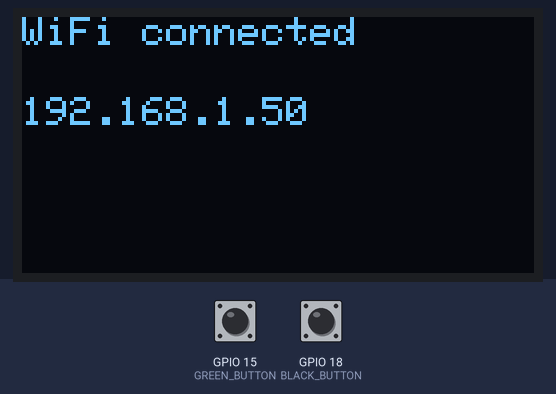
This sketch was run on a simulated ESP32. On the bench: 128×64 one-colour display. Inputs (shaded band) come from the test bench; at power-on: GPIO 15 (GREEN_BUTTON) HIGH, GPIO 18 (BLACK_BUTTON) HIGH. WiFi joins after 1.5 s; servers stay silent unless stated; no MQTT or app messages arrive unless stated; what the sketch prints to the serial monitor is not drawn. At 15.2 s the program stops and its outputs stay as they are.

Above: at 5.0 s.
At 10.1 s:
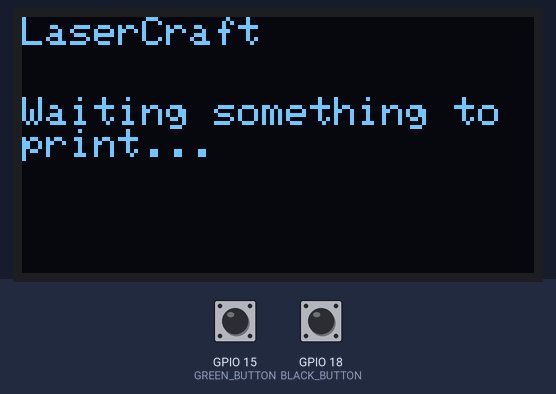
10.2 s: GPIO 15 (GREEN_BUTTON) pulled LOW for 0.15 s
At 10.9 s:
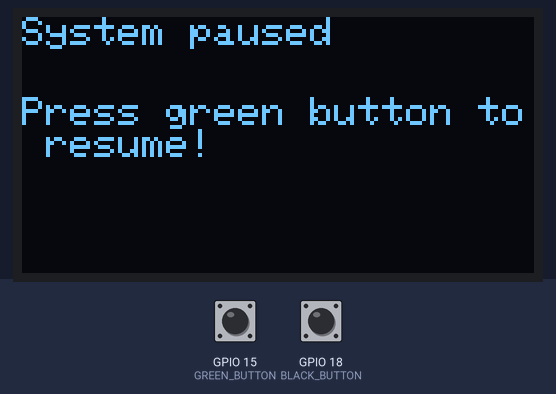
11.8 s: GPIO 15 (GREEN_BUTTON) pulled LOW for 1 s
At 12.7 s:
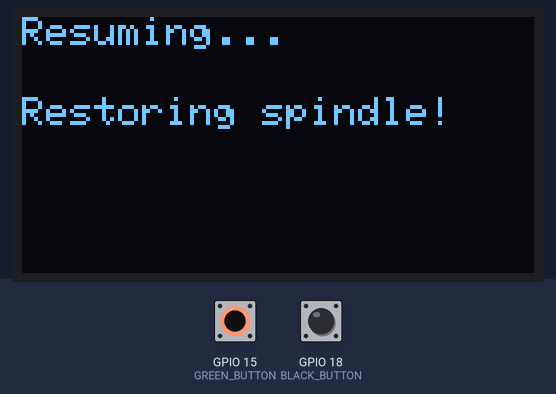
15.0 s: GPIO 18 (BLACK_BUTTON) pulled LOW for 1 s
At 16.2 s:
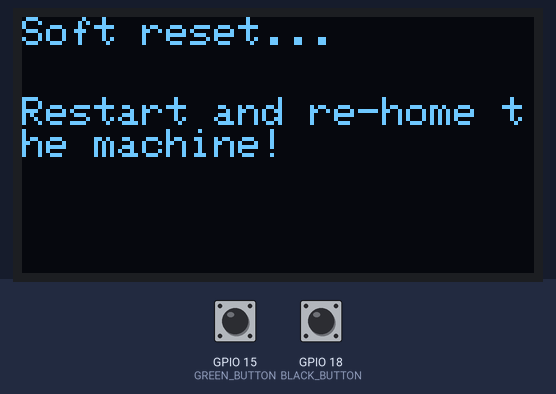
Timing chart, 0 to 16.7 s (numbered marks = the images above; inputs shaded):
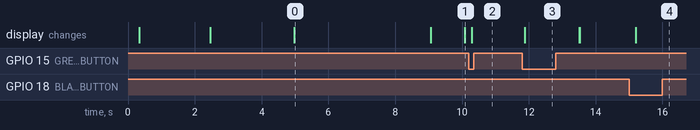

Measured:
- after the input at 10.2 s, the display: changes after 0.09 s (image 2)
- after the input at 11.8 s, the display: changes after 0.08 s (image 3)
- after the input at 15.0 s, the display: changes after 0.20 s (image 4)
- what the display in image 0 shows lasts 4.1 s, from 5.0 s to 9.1 s

The sketch:

main.ino
```cpp
#include <WiFiClientSecure.h>
#include <Adafruit_SSD1306.h>
#include <PubSubClient.h>
#include <Adafruit_GFX.h>
#include <ezButton.h>
#include <WiFi.h>
#include <Wire.h>

#define RX 16
#define TX 17
#define BLACK_BUTTON 18
#define GREEN_BUTTON 15
#define BAUD_RATE 115200
#define SCREEN_WIDTH 128
#define SCREEN_HEIGHT 64
#define DEBOUNCE_TIME 50
#define DISPLAY_ADDR 0x3C

// WiFi credentials
const char* ssid = "";
const char* password = "";

// MQTT Broker details
const int mqtt_port = 0;
const char* mqtt_topic = "";
const char* mqtt_server = "";
const char* mqtt_password = "";
const char* mqtt_username = "";
const char* mqtt_next_chunk_topic = "";
const char* mqtt_next_chunk_message = "";
static const char *root_ca PROGMEM = R"EOF(
-----BEGIN CERTIFICATE-----
MIIFazCCA1OgAwIBAgIRAIIQz7DSQONZRGPgu2OCiwAwDQYJKoZIhvcNAQELBQAw
TzELMAkGA1UEBhMCVVMxKTAnBgNVBAoTIEludGVybmV0IFNlY3VyaXR5IFJlc2Vh
cmNoIEdyb3VwMRUwEwYDVQQDEwxJU1JHIFJvb3QgWDEwHhcNMTUwNjA0MTEwNDM4
WhcNMzUwNjA0MTEwNDM4WjBPMQswCQYDVQQGEwJVUzEpMCcGA1UEChMgSW50ZXJu
ZXQgU2VjdXJpdHkgUmVzZWFyY2ggR3JvdXAxFTATBgNVBAMTDElTUkcgUm9vdCBY
MTCCAiIwDQYJKoZIhvcNAQEBBQADggIPADCCAgoCggIBAK3oJHP0FDfzm54rVygc
h77ct984kIxuPOZXoHj3dcKi/vVqbvYATyjb3miGbESTtrFj/RQSa78f0uoxmyF+
0TM8ukj13Xnfs7j/EvEhmkvBioZxaUpmZmyPfjxwv60pIgbz5MDmgK7iS4+3mX6U
A5/TR5d8mUgjU+g4rk8Kb4Mu0UlXjIB0ttov0DiNewNwIRt18jA8+o+u3dpjq+sW
T8KOEUt+zwvo/7V3LvSye0rgTBIlDHCNAymg4VMk7BPZ7hm/ELNKjD+Jo2FR3qyH
B5T0Y3HsLuJvW5iB4YlcNHlsdu87kGJ55tukmi8mxdAQ4Q7e2RCOFvu396j3x+UC
B5iPNgiV5+I3lg02dZ77DnKxHZu8A/lJBdiB3QW0KtZB6awBdpUKD9jf1b0SHzUv
KBds0pjBqAlkd25HN7rOrFleaJ1/ctaJxQZBKT5ZPt0m9STJEadao0xAH0ahmbWn
OlFuhjuefXKnEgV4We0+UXgVCwOPjdAvBbI+e0ocS3MFEvzG6uBQE3xDk3SzynTn
jh8BCNAw1FtxNrQHusEwMFxIt4I7mKZ9YIqioymCzLq9gwQbooMDQaHWBfEbwrbw
qHyGO0aoSCqI3Haadr8faqU9GY/rOPNk3sgrDQoo//fb4hVC1CLQJ13hef4Y53CI
rU7m2Ys6xt0nUW7/vGT1M0NPAgMBAAGjQjBAMA4GA1UdDwEB/wQEAwIBBjAPBgNV
HRMBAf8EBTADAQH/MB0GA1UdDgQWBBR5tFnme7bl5AFzgAiIyBpY9umbbjANBgkq
hkiG9w0BAQsFAAOCAgEAVR9YqbyyqFDQDLHYGmkgJykIrGF1XIpu+ILlaS/V9lZL
ubhzEFnTIZd+50xx+7LSYK05qAvqFyFWhfFQDlnrzuBZ6brJFe+GnY+EgPbk6ZGQ
3BebYhtF8GaV0nxvwuo77x/Py9auJ/GpsMiu/X1+mvoiBOv/2X/qkSsisRcOj/KK
NFtY2PwByVS5uCbMiogziUwthDyC3+6WVwW6LLv3xLfHTjuCvjHIInNzktHCgKQ5
ORAzI4JMPJ+GslWYHb4phowim57iaztXOoJwTdwJx4nLCgdNbOhdjsnvzqvHu7Ur
TkXWStAmzOVyyghqpZXjFaH3pO3JLF+l+/+sKAIuvtd7u+Nxe5AW0wdeRlN8NwdC
jNPElpzVmbUq4JUagEiuTDkHzsxHpFKVK7q4+63SM1N95R1NbdWhscdCb+ZAJzVc
oyi3B43njTOQ5yOf+1CceWxG1bQVs5ZufpsMljq4Ui0/1lvh+wjChP4kqKOJ2qxq
4RgqsahDYVvTH9w7jXbyLeiNdd8XM2w9U/t7y0Ff/9yi0GE44Za4rF2LN9d11TPA
mRGunUHBcnWEvgJBQl9nJEiU0Zsnvgc/ubhPgXRR4Xq37Z0j4r7g1SgEEzwxA57d
emyPxgcYxn/eR44/KJ4EBs+lVDR3veyJm+kXQ99b21/+jh5Xos1AnX5iItreGCc=
-----END CERTIFICATE-----
)EOF";

// Machine states
enum State {
  IDLE,
  WAITING_GCODE,
  PRINTING,
  DONE,
  PAUSED,
  FREEZE
};

// Global variables
String gcode;
int start_pos = 0;
State state = IDLE;
bool is_first_time = true;

// Objects
WiFiClientSecure espClient;
PubSubClient client(espClient);
ezButton black_button(BLACK_BUTTON);
ezButton green_button(GREEN_BUTTON);
Adafruit_SSD1306 display(SCREEN_WIDTH, SCREEN_HEIGHT, &Wire, -1);

// Functions
void feed_hold();
void reconnect();
void soft_reset();
void setup_wifi();
void wakeup_grbl();
void cycle_resume();
void setup_button();
void setup_serial();
void handle_states();
void setup_display();
void handle_buttons();
void setup_mqtt_client();
void get_next_gcode_chunk();
void display_print(String head, String msg);
void mqtt_callback(char* topic, byte* payload, unsigned int length);

// SETUP====================================
void setup() {
  setup_serial();
  setup_display();
  setup_wifi();
  setup_mqtt_client();
  setup_button();
  wakeup_grbl();
}

// LOOP=======================================
void loop() {
  // if (!client.connected()) {
    // reconnect();
  // }
  while(!client.connected()){
    reconnect();
  }
  handle_states();
  handle_buttons();
  client.loop();
}

// Functions==================================
void setup_wifi() {
  display_print("Connecting wifi...", ssid);
  delay(1000);
  WiFi.begin(ssid, password);
  while (WiFi.status() != WL_CONNECTED) {
    delay(500);
    Serial.print(".");
    if (WiFi.status() == WL_CONNECT_FAILED) {
      display_print("Connection failed", ssid);
    }
  }
  display_print("WiFi connected", WiFi.localIP().toString());
  delay(1500);
}

//==========================
void setup_mqtt_client() {
  espClient.setCACert(root_ca);
  client.setServer(mqtt_server, mqtt_port);
  client.setCallback(mqtt_callback);
}

//================
void reconnect() {
  while (!client.connected()) {
    if (client.connect("ESP32Client", mqtt_username, mqtt_password)) {
      client.subscribe(mqtt_topic);
      display_print("MQTT Connected", mqtt_topic);
      delay(1000);
    } else {
      display_print("MQTT failure", "rc="+client.state());
      delay(5000);
    }
  }
}

//===================================================================
void mqtt_callback(char* topic, byte* payload, unsigned int length) {
  //When it finishes receiving the gcode
  if (length == 0) {
    state = DONE;
    return;
  }

  //Parsing byte array to String
  char char_array[length+1];
  memcpy(char_array, payload, length);
  char_array[length] = '\n';
  char_array[length+1] = 0x0;
  gcode = char_array;

  start_pos = 0;
  state = PRINTING;
}

//=================
void send_gcode() {
  // Fiding "\n" index to substring a line once callback receives several lines.
  int end_pos = gcode.indexOf('\n', start_pos);

  // When all the lines have been sent, it gets next gcode chunk.
  if (end_pos == -1) {
    state = WAITING_GCODE;
    get_next_gcode_chunk();
    return;
  }

  String line = gcode.substring(start_pos, end_pos);
  Serial1.println(line);
  Serial.println(line); //DEBUG

  start_pos = end_pos + 1;
  display_print("Printing...", line);
  delay(10);  //DEBUG
}

//===========================
void get_next_gcode_chunk() {
  gcode = "";
  client.publish(mqtt_next_chunk_topic, mqtt_next_chunk_message);
}

//=========================================
void display_print(String head, String msg) {
  display.clearDisplay();
  display.setCursor(0, 0);
  display.println(head);
  display.setCursor(0, 20);
  display.println(msg);
  display.display();
}

//====================
void setup_display() {
  if(!display.begin(SSD1306_SWITCHCAPVCC, DISPLAY_ADDR)) {
    Serial.println(F("SSD1306 allocation failed"));
    for(;;);
  }
  delay(2000);
  display.clearDisplay();
  display.setTextSize(1);
  display.setTextColor(WHITE);
  delay(100);
}

//====================
void handle_states() {
  switch (state) {
    case IDLE:
      display_print("LaserCraft", "Waiting something to print...");
    break;

    case WAITING_GCODE:
      display_print("Waiting for next g-code", "...");
    break;

    case DONE:
      display_print("Printing done!", "Restart and re-home the machine before printing something else.");
      delay(5000);
      state = FREEZE;
    break;

    case PRINTING:
      if(Serial1.available() > 0){
        // Receives grbl response messages
        String grbl_response = Serial1.readStringUntil('\n');
        Serial.println(grbl_response); //DEBUG

        //Does not need an "ok" to send the gcode if it's the first time
        if (is_first_time) {
         send_gcode();
         is_first_time = false;
        }

        //Send next gcode if response is "ok"
        if (grbl_response.indexOf("ok") != -1) {
          send_gcode();
        }
      }
    break;

    case PAUSED:
    break;

    case FREEZE:  // If soft reset is activated
      while(true){}
    break;

    default:
      display_print("ERROR!", "Invalid state!");
    break;
  }
}

//=====================
void handle_buttons() {
  black_button.loop();
  green_button.loop();

  if (black_button.isPressed()) {
    soft_reset();
  }
  if (green_button.isPressed()) {
    if(state == PAUSED){
      cycle_resume();
      return;
    }
    feed_hold();
  }
}

//===================
void setup_button() {
  black_button.setDebounceTime(DEBOUNCE_TIME);
  green_button.setDebounceTime(DEBOUNCE_TIME);
}

//===============
void feed_hold() {
  Serial1.println("!");
  state=PAUSED;
  display_print("System paused", "Press green button to resume!");
}

//===================
void cycle_resume() {
  display_print("Resuming...", "Restoring spindle!");
  delay(1500);
  Serial1.println("~");
  state=PRINTING;
  delay(100);
}

//=================
void soft_reset() {
  display_print("Soft reset...", "Restart and re-home the machine!");
  Serial1.write(0x18);
  Serial1.print("\n");
  state = FREEZE;
}

//===================
void setup_serial() {
  Serial.begin(BAUD_RATE);   // Serial monitor->
  Serial1.begin(BAUD_RATE, SERIAL_8N1, RX, TX);    // GRBL->
  delay(300);
}

//===================
void wakeup_grbl() {
  Serial1.print("\r\n\r\n");
  delay(2500);
  Serial1.flush();
}
```
